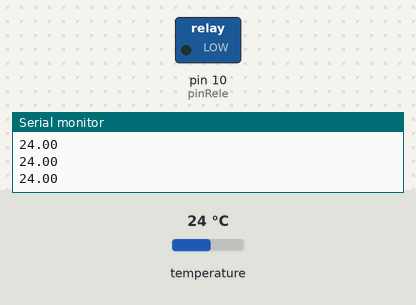
Bench run of a sketch on a simulated Arduino Uno, built with avr-gcc and run on an emulated ATmega328P. Parts: switched loads named in the sketch (green lamp = pin HIGH), the last lines printed to the serial monitor. The test bench sets the inputs (shaded band); at power-on: temperature 24 °C.

Above: at 1.2 s.
1.3 s: temperature set to 28.7 °C
2.8 s: temperature set to 29.5 °C
At 3.4 s:
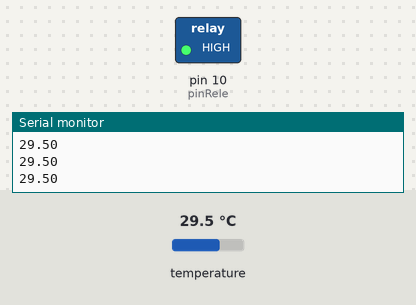
4.3 s: temperature set to 28.3 °C
5.8 s: temperature set to 27.5 °C
At 6.8 s:
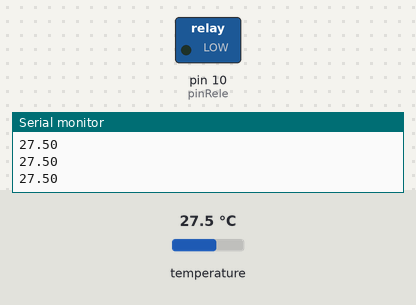
7.3 s: temperature set to 33 °C
At 8.0 s:
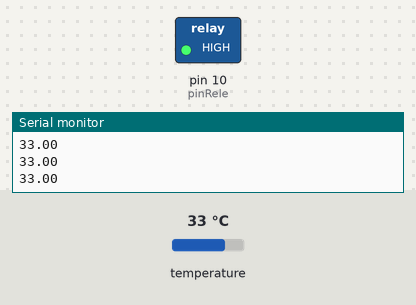
Timing chart, 0 to 9.8 s (numbered marks = the images above; inputs shaded):
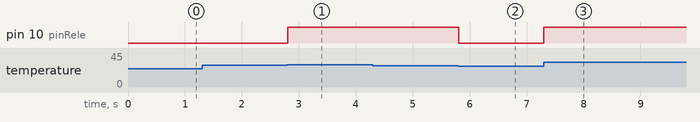

The sketch:

Q1124_Sketch2.ino
```cpp
#include <Adafruit_Sensor.h>
#include <DHT.h>
#include <DHT_U.h>
#define pinSensor A0
#define pinRele 10

DHT_Unified sensor(pinSensor, DHT22);

void setup() {
  pinMode(pinRele, OUTPUT);
  sensor.begin();
  Serial.begin(9600);
}

void loop() {
  sensors_event_t event;
  sensor.temperature().getEvent(&event);

  if (event.temperature > 29) {
    digitalWrite(pinRele, HIGH);
  }

  if (event.temperature < 28) {
    digitalWrite(pinRele, LOW);
  }

  Serial.println(event.temperature);
}
```

Measured:
- the behaviour switches between 29 and 29.1 °C on temperature (found by bisection; images 0 and 1)
- the behaviour switches between 28 and 27.9 °C on temperature (found by bisection; images 1 and 2)
- after the input at 2.8 s, pin 10 (pinRele): LOW → HIGH at once
- after the input at 5.8 s, pin 10 (pinRele): HIGH → LOW at once
- after the input at 7.3 s, pin 10 (pinRele): LOW → HIGH at once
